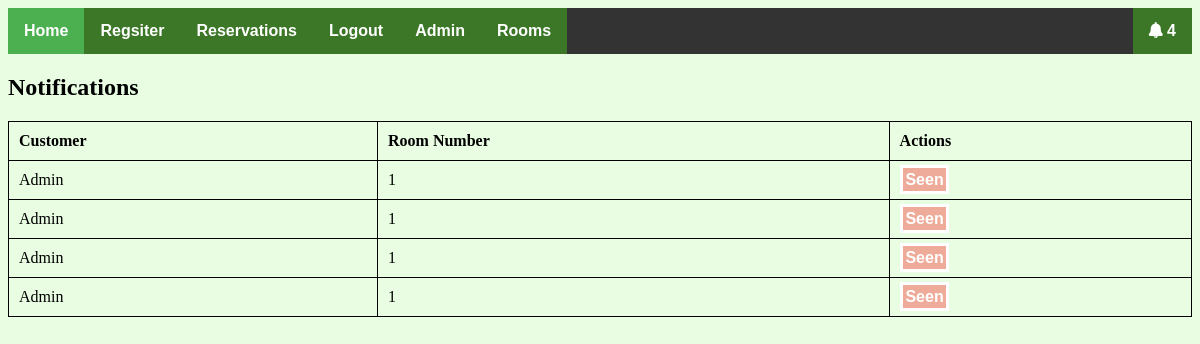
Page /pages/notification.php (signed in) on the committed database.
### tables this page shows
CREATE TABLE `notifications` (
  `id` int(11) NOT NULL,
  `customer` varchar(255) NOT NULL,
  `room` int(11) NOT NULL,
  `seen` tinyint(4) NOT NULL DEFAULT '0'
);

### pages/notification.php (the view, shortened to what this page needs)
<!DOCTYPE html>
<html>
<head>
  <link rel="stylesheet" type="text/css" href="../css/fontawesome-all.min.css">
  <link rel="stylesheet" type="text/css" href="../css/style.css">
</head>
<body>
	<?php
    	include('config.php');
  	?>
  <ul>
    <li><a href="../index.php" class="active">Home</a></li>
    <li><a href="register.php">Regsiter</a></li>
    <?php if (isset($_SESSION['login'])) { ?>
      <li><a href="reservations.php">Reservations</a></li>
      <li><a href="logout.php">Logout</a></li>
      <?php if (isset($_SESSION['is_admin']) && ($_SESSION['is_admin'] == "1")) { ?>
        <li><a href="admin.php">Admin</a></li>
        <?php
          $sql = "SELECT * FROM notifications WHERE seen = 0";
          $result = mysqli_query($connection, $sql);
        ?>
        <li style="float:right;"><a href="notification.php"><i class="fas fa-bell"></i> <?=  $result->num_rows > 0 ? $result->num_rows : "" ?>
          </a></li>
      <?php } ?>
    <?php } else { ?>
      <li><a href="login.php">Login</a></li>
    <?php } ?>
      <li><a href="rooms.php">Rooms</a></li>
  </ul>
  <h2>Notifications</h2>
  <table style="width:100%">
  <tr>
    <th>Customer</th>
    <th>Room Number</th>
    <th>Actions</th>
  </tr>
  <?php
    $sql = "SELECT * FROM notifications WHERE seen = 0";
    $notifications = mysqli_query($connection, $sql);
    if ($notifications->num_rows > 0) {
      while ($row = mysqli_fetch_assoc($notifications)) {
         echo "<tr>";
          echo "<td>".$row['customer']."</td>";
          echo "<td>".$row['room']."</td>";
          echo "<td><a href='seen.php?id=".$row['id']."' class='delete'>Seen</a></td>";
         echo "</tr>";
      }
    }
  ?>
</table>
</body>
</html>

### css/style.css (style rules this page uses)
body { background-color: #4bf5131f; }
a { text-decoration: none; background-color: #4bf51359; border: solid 3px #fff; padding: 1%; color: #fff; font-weight: bold; font-family: sans-serif; }
table, th, td { border: 1px solid black; border-collapse: collapse; }
th, td { padding: 10px; }
th { text-align: left; }
.delete { background-color: #f5131359; }
ul { list-style-type: none; margin: 0; padding: 0; overflow: hidden; background-color: #333; }
li { float: left; }
li a { display: block !important; color: white !important; text-align: center !important; padding: 14px 16px !important; text-decoration: none !important; border: 0px !important; }
.active { background-color: #4CAF50 !important; }

### rows in the picture
notifications: customer "Admin", room "1"
notifications: customer "Admin", room "1"
notifications: customer "Admin", room "1"
notifications: customer "Admin", room "1"

### other values in the picture
$result->num_rows "4"
